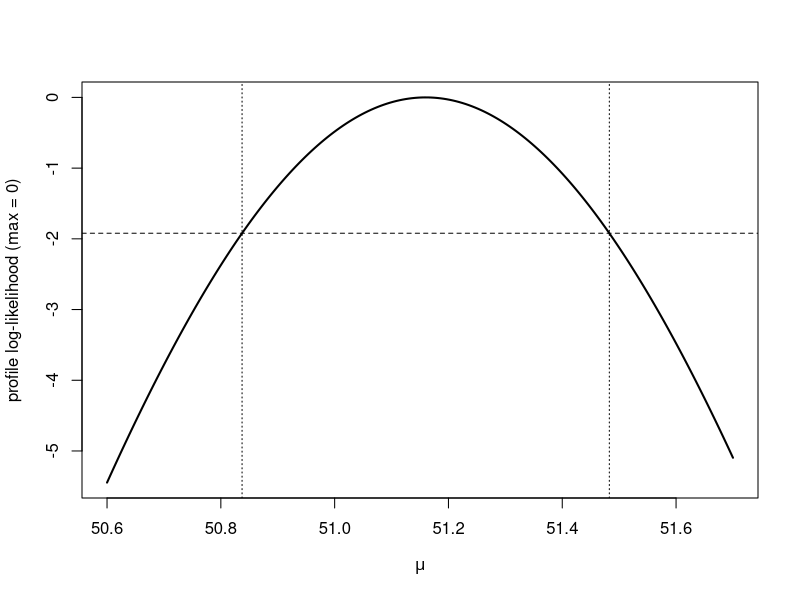

Write the R code that produced this figure.
## ---- chunk 1
knitr::opts_chunk$set(echo = TRUE, message = FALSE, warning = FALSE)
## ---- chunk 2
n <- 10; y <- 8; theta0 <- 0.5
theta_hat <- y / n
loglik <- function(t) y * log(t) + (n - y) * log(1 - t)

W  <- (theta_hat - theta0)^2 / (theta_hat * (1 - theta_hat) / n)   # I(theta_hat) = n / (th (1 - th))
Sc <- (y - n * theta0)^2 / (n * theta0 * (1 - theta0))             # S(theta0)^2 / Ii(theta0)
LR <- 2 * (loglik(theta_hat) - loglik(theta0))

stats <- c(Wald = W, Score = Sc, LR = LR)
round(rbind(statistic = stats, p_value = pchisq(stats, df = 1, lower.tail = FALSE)), 4)
## ---- chunk 3
z <- qnorm(0.975)
se <- sqrt(theta_hat * (1 - theta_hat) / n)
wald <- theta_hat + c(-1, 1) * z * se

score_ci <- prop.test(y, n, correct = FALSE)$conf.int   # Wilson interval = inverted score test

cut <- qchisq(0.95, df = 1) / 2                         # 1.92
f <- function(t) loglik(t) - loglik(theta_hat) + cut    # zero at the interval ends
lr_ci <- c(uniroot(f, c(1e-8, theta_hat), tol = 1e-10)$root,
           uniroot(f, c(theta_hat, 1 - 1e-8), tol = 1e-10)$root)

round(rbind(Wald = wald, Score = as.numeric(score_ci), LR = lr_ci), 3)
## ---- chunk 4
data(aircondit, package = "boot")
yy <- aircondit$hours; nn <- length(yy)
mu_hat <- mean(yy)
ll <- function(mu) -nn * log(mu) - sum(yy) / mu

wald_mu    <- mu_hat + c(-1, 1) * z * mu_hat / sqrt(nn)          # Wald on mu
wald_logmu <- exp(log(mu_hat) + c(-1, 1) * z / sqrt(nn))         # Wald on log(mu), back-transformed
g <- function(mu) ll(mu) - ll(mu_hat) + cut
lr_mu <- c(uniroot(g, c(1, mu_hat), tol = 1e-10)$root, uniroot(g, c(mu_hat, 5000), tol = 1e-10)$root)
exact <- 2 * sum(yy) / qchisq(c(0.975, 0.025), df = 2 * nn)      # 2 sum(y) / mu ~ chi^2_{2n}

round(rbind(Wald_mu = wald_mu, Wald_logmu = wald_logmu, LR = lr_mu, Exact = exact), 1)
## ---- chunk 5
ll_rate <- function(l) ll(1 / l)
h <- function(l) ll_rate(l) - ll_rate(1 / mu_hat) + cut
lr_rate <- c(uniroot(h, c(1e-5, 1 / mu_hat), tol = 1e-10)$root, uniroot(h, c(1 / mu_hat, 1), tol = 1e-10)$root)
rbind(LR_rate = lr_rate, one_over_LR_mu = rev(1 / lr_mu))
## ---- chunk 6
data(nhtemp)
yt <- as.numeric(nhtemp); nt <- length(yt)
lp <- function(m) -nt / 2 * log(mean((yt - m)^2))       # constants dropped
m_hat <- mean(yt)
k <- function(m) lp(m) - lp(m_hat) + cut
profile_ci <- c(uniroot(k, c(m_hat - 3, m_hat), tol = 1e-10)$root, uniroot(k, c(m_hat, m_hat + 3), tol = 1e-10)$root)
s2_hat <- mean((yt - m_hat)^2)
rbind(profile_LR = profile_ci,
      Wald = m_hat + c(-1, 1) * z * sqrt(s2_hat / nt),
      t_interval = as.numeric(t.test(yt)$conf.int))
## ---- chunk 7
mm <- seq(50.6, 51.7, length.out = 200)
plot(mm, sapply(mm, lp) - lp(m_hat), type = "l", lwd = 2,
     xlab = expression(mu), ylab = "profile log-likelihood (max = 0)")
abline(h = -cut, lty = 2)
abline(v = profile_ci, lty = 3)
